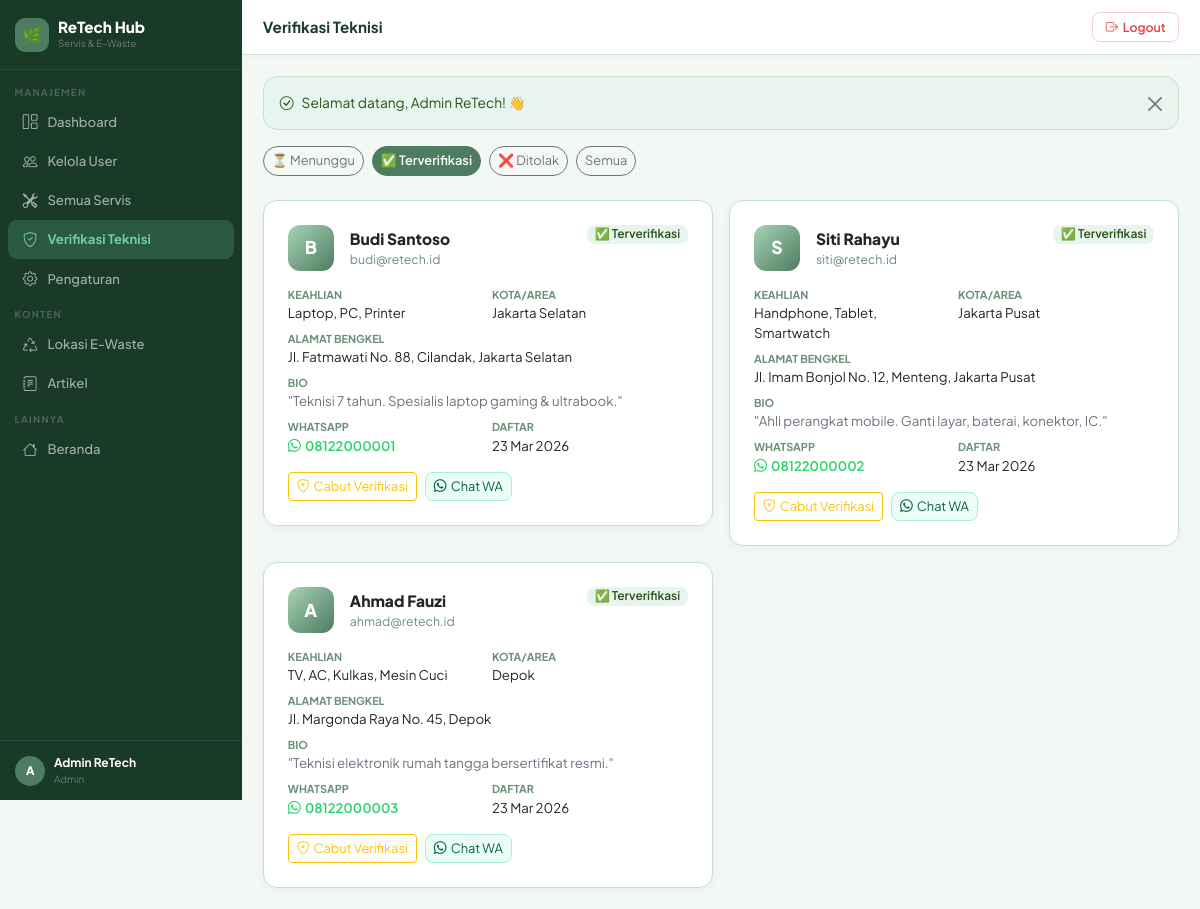
The app's page /admin/technician_verify.php?status=verified (signed in) with its own data.
### tables this page shows
CREATE TABLE IF NOT EXISTS users (
    id INT AUTO_INCREMENT PRIMARY KEY,
    name VARCHAR(255) NOT NULL,
    email VARCHAR(255) UNIQUE NOT NULL,
    password VARCHAR(255) NOT NULL,
    role ENUM('user','technician','admin') DEFAULT 'user',
    phone VARCHAR(20) NULL,
    address TEXT NULL,
    latitude DECIMAL(10,7) NULL,    
    longitude DECIMAL(10,7) NULL,
    created_at TIMESTAMP DEFAULT CURRENT_TIMESTAMP,
    updated_at TIMESTAMP DEFAULT CURRENT_TIMESTAMP ON UPDATE CURRENT_TIMESTAMP
);

CREATE TABLE IF NOT EXISTS technicians (
    id INT AUTO_INCREMENT PRIMARY KEY,
    user_id INT NOT NULL,
    keahlian VARCHAR(255) NOT NULL,
    lokasi VARCHAR(255) NOT NULL,          
    workshop_address TEXT NULL,            
    latitude DECIMAL(10,7) NULL,           
    longitude DECIMAL(10,7) NULL,          
    bio TEXT NULL,
    is_available TINYINT(1) DEFAULT 1,
    rating DECIMAL(2,1) DEFAULT 5.0,
    total_jobs INT DEFAULT 0,
    response_time INT DEFAULT 60,
    price_start INT DEFAULT 50000,
    is_verified TINYINT(1) DEFAULT 0,     
    verified_at TIMESTAMP NULL,
    reject_reason VARCHAR(255) NULL,      
    created_at TIMESTAMP DEFAULT CURRENT_TIMESTAMP,
    updated_at TIMESTAMP DEFAULT CURRENT_TIMESTAMP ON UPDATE CURRENT_TIMESTAMP,
    FOREIGN KEY (user_id) REFERENCES users(id) ON DELETE CASCADE
);

### admin/technician_verify.php (the view, shortened to what this page needs)
<?php
require_once __DIR__ . '/../includes/functions.php';
require_once __DIR__ . '/../includes/layout.php';
$pdo = getDB();
$filter = get('status', 'pending');
$whereMap = [
    'pending'  => 'WHERE t.is_verified = 0',
    'verified' => 'WHERE t.is_verified = 1',
    'rejected' => 'WHERE t.is_verified = 2',
    'all'      => '',
];
$where = $whereMap[$filter] ?? $whereMap['pending'];
$techs = $pdo->query("
    SELECT t.*,u.name,u.email,u.phone,u.created_at AS registered_at
    FROM technicians t
    JOIN users u ON t.user_id=u.id
    $where
    ORDER BY u.created_at DESC
")->fetchAll();
pageHeader('Verifikasi Teknisi', 'Verifikasi Teknisi');
?>
<div class="d-flex gap-2 flex-wrap mb-4 align-items-center">
    <?php foreach (['pending'=>'⏳ Menunggu','verified'=>'✅ Terverifikasi','rejected'=>'❌ Ditolak','all'=>'Semua'] as $k=>$lbl): ?>
    <a href="technician_verify.php?status=<?= $k ?>"
       class="btn btn-sm <?= $filter===$k?'btn-primary':'btn-outline-secondary' ?>"
       style="border-radius:50px;font-size:.8rem;">
        <?= $lbl ?>
    </a>
    <?php endforeach; ?>
</div>
<?php if (empty($techs)): ?>
<div class="card text-center py-5">
    <div class="card-body text-muted">
        <i class="bi bi-person-check display-4 d-block mb-3 opacity-25"></i>
        <h5><?= $filter === 'pending' ? 'Tidak ada teknisi yang menunggu verifikasi' : 'Tidak ada data' ?></h5>
    </div>
</div>
<?php else: ?>
<div class="row g-3">
<?php foreach ($techs as $t):
    $statusBg  = ['0'=>'#FFFBEB','1'=>'#E8F5EE','2'=>'#FFF1F2'][$t['is_verified']] ?? '#F4F8F5';
    $statusBdr = ['0'=>'#FDE68A','1'=>'#C5E0CF','2'=>'#FECDD3'][$t['is_verified']] ?? '#D0E8D8';
    $statusLabel = ['0'=>'⏳ Menunggu','1'=>'✅ Terverifikasi','2'=>'❌ Ditolak'][$t['is_verified']] ?? '-';
?>
<div class="col-lg-6">
<div class="card" style="border:1.5px solid <?= $statusBdr ?>;">
    <div class="card-body p-4">
        <div class="d-flex align-items-start justify-content-between mb-3">
            <div class="d-flex gap-3 align-items-center">
                <div style="width:46px;height:46px;background:linear-gradient(135deg,#A7D3B5,#4D7C5F);border-radius:12px;display:flex;align-items:center;justify-content:center;color:#fff;font-weight:800;font-size:1.1rem;flex-shrink:0;">
                    <?= strtoupper(substr($t['name']??'T',0,1)) ?>
                </div>
                <div>
                    <div style="font-weight:800;font-size:.97rem;"><?= e($t['name']??'') ?></div>
                    <div style="font-size:.77rem;color:var(--muted,#6B8F78);"><?= e($t['email']??'') ?></div>
                </div>
            </div>
            <span class="badge" style="background:<?= $statusBg ?>;color:<?= $t['is_verified']=='1'?'#2D5016':($t['is_verified']=='2'?'#9F1239':'#B45309') ?>;font-size:.75rem;border-radius:8px;">
                <?= $statusLabel ?>
            </span>
        </div>
        <div class="row g-2 mb-3" style="font-size:.83rem;">
            <div class="col-6">
                <div style="font-size:.68rem;font-weight:700;text-transform:uppercase;color:var(--muted,#6B8F78);">Keahlian</div>
                <div><?= e($t['keahlian']??'-') ?></div>
            </div>
            <div class="col-6">
                <div style="font-size:.68rem;font-weight:700;text-transform:uppercase;color:var(--muted,#6B8F78);">Kota/Area</div>
                <div><?= e($t['lokasi']??'-') ?></div>
            </div>
            <div class="col-12">
                <div style="font-size:.68rem;font-weight:700;text-transform:uppercase;color:var(--muted,#6B8F78);">Alamat Bengkel</div>
                <div><?= e($t['workshop_address']??'Belum diisi') ?></div>
            </div>
            <?php if ($t['bio']): ?>
            <div class="col-12">
                <div style="font-size:.68rem;font-weight:700;text-transform:uppercase;color:var(--muted,#6B8F78);">Bio</div>
                <div style="color:#6B7280;">"<?= e(limitStr($t['bio']??'',100)) ?>"</div>
            </div>
            <?php endif; ?>
            <div class="col-6">
                <div style="font-size:.68rem;font-weight:700;text-transform:uppercase;color:var(--muted,#6B8F78);">WhatsApp</div>
                <div>
                    <?php if ($t['phone']): ?>
                    <a href="https://wa.me/62<?= ltrim($t['phone'],'0') ?>?text=<?= urlencode('Halo '.$t['name'].', kami dari ReTech Hub ingin mengkonfirmasi pendaftaran teknisi Anda.') ?>"
                       target="_blank" style="color:#25D366;font-weight:600;text-decoration:none;font-size:.82rem;">
                        <i class="bi bi-whatsapp me-1"></i><?= e($t['phone']??'') ?>
                    </a>
                    <?php else: echo '<span style="color:#FECDD3;">Tidak ada</span>'; endif; ?>
                </div>
            </div>
            <div class="col-6">
                <div style="font-size:.68rem;font-weight:700;text-transform:uppercase;color:var(--muted,#6B8F78);">Daftar</div>
                <div><?= tglIndo($t['registered_at']) ?></div>
            </div>
        </div>
        <div class="d-flex gap-2 flex-wrap">
            <?php if ($t['is_verified'] == 0): ?>
            <form method="POST" class="m-0" onsubmit="return confirm('Verifikasi teknisi <?= e($t['name']??'') ?>?')">
                <?php csrfField(); ?>
                <input type="hidden" name="action" value="approve">
                <input type="hidden" name="tech_id" value="<?= $t['id'] ?>">
                <button class="btn btn-sm btn-success" style="font-size:.8rem;">
                    <i class="bi bi-check-circle me-1"></i>Verifikasi & Aktifkan
                </button>
            </form>
            <button class="btn btn-sm btn-danger" style="font-size:.8rem;"
                    onclick="showRejectForm(<?= $t['id'] ?>, '<?= e($t['name']??'') ?>')">
                <i class="bi bi-x-circle me-1"></i>Tolak
            </button>
            <?php elseif ($t['is_verified'] == 1): ?>
            <form method="POST" class="m-0" onsubmit="return confirm('Cabut verifikasi teknisi ini?')">
                <button class="btn btn-sm btn-outline-warning" style="font-size:.8rem;">
                    <i class="bi bi-shield-x me-1"></i>Cabut Verifikasi
                </button>
            </form>
            <?php endif; ?>
            <?php if ($t['phone']): ?>
            <a href="https://wa.me/62<?= ltrim($t['phone'],'0') ?>?text=<?= urlencode('Halo '.$t['name'].', kami dari ReTech Hub.') ?>"
               target="_blank" class="btn btn-sm" style="background:#ECFDF5;color:#065F46;border:1px solid #A7F3D0;font-size:.8rem;border-radius:8px;">
                <i class="bi bi-whatsapp me-1"></i>Chat WA
            </a>
            <?php endif; ?>
        </div>
    </div>
</div>
</div>
<?php endforeach; ?>
</div>
<?php endif; ?>
<?php pageFooter(); ?>

### includes/layout.php (shortened to what this page needs)
<?php
function pageHeader(string $title = 'Dashboard', string $pageTitle = ''): void {
    $user   = currentUser();
    $role   = $_SESSION['user_role'] ?? '';
    $active = $_SERVER['PHP_SELF'];
    $base   = BASE_URL;
?>
<!DOCTYPE html>
<html lang="id">
<head>
    <link href="https://cdn.jsdelivr.net/npm/bootstrap@5.3.2/dist/css/bootstrap.min.css" rel="stylesheet">
    <link href="https://cdn.jsdelivr.net/npm/bootstrap-icons@1.11.3/font/bootstrap-icons.min.css" rel="stylesheet">
</head>
<body>
<aside class="sidebar" id="sidebar">
    <div class="sb-brand">
        <div class="lbox">🌿</div>
        <div>
            <div class="bname">ReTech Hub</div>
            <div class="bsub">Servis &amp; E-Waste</div>
        </div>
    </div>
    <nav class="sb-nav">
        <?php if ($role === 'admin'): ?>
            <div class="sb-sec">Manajemen</div>
            <a href="<?= $base ?>/admin/dashboard.php" <?= str_contains($active,'admin/dashboard') ? 'class="active"' : '' ?>><i class="bi bi-grid-1x2"></i> Dashboard</a>
            <a href="<?= $base ?>/admin/users/index.php" <?= str_contains($active,'admin/users') ? 'class="active"' : '' ?>><i class="bi bi-people"></i> Kelola User</a>
            <a href="<?= $base ?>/admin/services.php" <?= str_contains($active,'admin/services') ? 'class="active"' : '' ?>><i class="bi bi-tools"></i> Semua Servis</a>
            <a href="<?= $base ?>/admin/technician_verify.php" <?= str_contains($active,'technician_verify') ? 'class="active"' : '' ?>><i class="bi bi-shield-check"></i> Verifikasi Teknisi</a>
            <a href="<?= $base ?>/admin/settings.php" <?= str_contains($active,'admin/settings') ? 'class="active"' : '' ?>><i class="bi bi-gear"></i> Pengaturan</a>
            <div class="sb-sec">Konten</div>
            <a href="<?= $base ?>/admin/ewaste/index.php" <?= str_contains($active,'admin/ewaste') ? 'class="active"' : '' ?>><i class="bi bi-recycle"></i> Lokasi E-Waste</a>
            <a href="<?= $base ?>/admin/articles/index.php" <?= str_contains($active,'admin/articles') ? 'class="active"' : '' ?>><i class="bi bi-journal-text"></i> Artikel</a>
        <?php endif; ?>
        <div class="sb-sec">Lainnya</div>
        <a href="<?= $base ?>/index.php"><i class="bi bi-house"></i> Beranda</a>
    </nav>
    <?php if ($user): ?>
    <div class="sb-user">
        <div class="av"><?= strtoupper(substr($user['name'] ?? 'U', 0, 1)) ?></div>
        <div>
            <div class="un"><?= htmlspecialchars($user['name'] ?? '') ?></div>
            <div class="ur"><?= ucfirst($role) ?></div>
        </div>
    </div>
    <?php endif; ?>
</aside>
<div class="main">
    <div class="topbar">
        <div class="d-flex align-items-center gap-2">
            <span class="ptitle"><?= htmlspecialchars($pageTitle ?: $title) ?></span>
        </div>
        <form method="POST" action="<?= $base ?>/logout.php" class="m-0">
            <button type="submit" class="btn-lo">
                <i class="bi bi-box-arrow-right"></i> Logout
            </button>
        </form>
    </div>
    <div class="page-body">
<?php
}
function pageFooter(): void {
    echo '</div></div>';
    echo '</body></html>';
}

### includes/layout.php (style rules this page uses)
:root { --sage: #4D7C5F; --sage-dk: #2D5016; --sage-lt: #E8F5EE; --sage-md: #C5E0CF; --mint: #6FCF9E; --forest: #1A3A28; --cream: #FAFDF8; --sand: #F4F8F5; --border: #D0E8D8; --txt: #1A3A28; --muted: #6B8F78; --white: #FFFFFF; --shadow: 0 2px 10px rgba(77,124,95,.08); --r: 14px; }
* { font-family: 'Plus Jakarta Sans', sans-serif; box-sizing: border-box; }
body { background: var(--sand); color: var(--txt); margin: 0; }
.sidebar { width: 242px; min-height: 100vh; background: var(--forest); position: fixed; top: 0; left: 0; z-index: 1000; display: flex; flex-direction: column; transition: transform .3s; }
.sb-brand { padding: 1.1rem .95rem; border-bottom: 1px solid rgba(255,255,255,.08); display: flex; align-items: center; gap: .55rem; }
.sb-brand .lbox { width: 34px; height: 34px; background: var(--sage); border-radius: 10px; display: flex; align-items: center; justify-content: center; font-size: 1rem; flex-shrink: 0; }
.sb-brand .bname { color: #fff; font-size: .95rem; font-weight: 800; line-height: 1.1; }
.sb-brand .bsub { color: rgba(255,255,255,.35); font-size: .61rem; }
.sb-nav { padding: .35rem 0; flex: 1; overflow-y: auto; }
.sb-sec { padding: .55rem .9rem .18rem; font-size: .6rem; font-weight: 700; text-transform: uppercase; letter-spacing: 1.3px; color: rgba(255,255,255,.22); }
.sb-nav a { display: flex; align-items: center; gap: .55rem; padding: .52rem .85rem; margin: .03rem .5rem; color: rgba(255,255,255,.6); text-decoration: none; font-size: .82rem; font-weight: 500; border-radius: 9px; transition: .15s; }
.sb-nav a i { font-size: .92rem; width: 17px; text-align: center; flex-shrink: 0; }
.sb-nav a.active { background: rgba(111,207,158,.2); color: var(--mint); font-weight: 700; }
.sb-nav a.active i { color: var(--mint); }
.sb-user { padding: .8rem .95rem; border-top: 1px solid rgba(255,255,255,.07); display: flex; align-items: center; gap: .55rem; }
.av { width: 30px; height: 30px; background: var(--sage); border-radius: 50%; display: flex; align-items: center; justify-content: center; color: #fff; font-weight: 800; font-size: .73rem; flex-shrink: 0; }
.un { color: #fff; font-size: .75rem; font-weight: 700; }
.ur { color: rgba(255,255,255,.32); font-size: .63rem; }
.main { margin-left: 242px; min-height: 100vh; }
.topbar { background: var(--white); padding: .78rem 1.3rem; border-bottom: 1px solid var(--border); display: flex; align-items: center; justify-content: space-between; position: sticky; top: 0; z-index: 100; box-shadow: 0 1px 4px rgba(77,124,95,.06); }
.ptitle { font-weight: 700; font-size: .95rem; color: var(--txt); margin: 0; }
.btn-lo { background: transparent; border: 1.5px solid #FECDD3; color: #E53E3E; border-radius: 8px; padding: .27rem .78rem; font-size: .77rem; font-weight: 600; cursor: pointer; transition: .15s; display: flex; align-items: center; gap: .3rem; }
.page-body { padding: 1.3rem; }
.card { border: 1px solid var(--border); border-radius: var(--r); box-shadow: var(--shadow); background: var(--white); }
.card-body { padding: 1.1rem; }
.btn-primary, .btn-primary:focus { background: var(--sage); border-color: var(--sage); color: #fff; font-weight: 600; }
.badge { font-weight: 600; border-radius: 6px; padding: .3em .65em; }

### records on screen
users: name "A", name "Admin ReTech"
technicians: user.name "B", user.name "Budi Santoso", user.email "budi@retech.id", is_verified "✅ Terverifikasi", keahlian "Laptop, PC, Printer", lokasi "Jakarta Selatan", workshop_address "Jl. Fatmawati No. 88, Cilandak, Jakarta Selatan", bio "Teknisi 7 tahun. Spesialis laptop gaming & ultrabook.", user.phone "08122000001", user.created_at "23 Mar 2026"
technicians: user.name "S", user.name "Siti Rahayu", user.email "siti@retech.id", is_verified "✅ Terverifikasi", keahlian "Handphone, Tablet, Smartwatch", lokasi "Jakarta Pusat", workshop_address "Jl. Imam Bonjol No. 12, Menteng, Jakarta Pusat", bio "Ahli perangkat mobile. Ganti layar, baterai, konektor, IC.", user.phone "08122000002", user.created_at "23 Mar 2026"
technicians: user.name "A", user.name "Ahmad Fauzi", user.email "ahmad@retech.id", is_verified "✅ Terverifikasi", keahlian "TV, AC, Kulkas, Mesin Cuci", lokasi "Depok", workshop_address "Jl. Margonda Raya No. 45, Depok", bio "Teknisi elektronik rumah tangga bersertifikat resmi.", user.phone "08122000003", user.created_at "23 Mar 2026"

### other values on screen
$role "Admin"
$pageTitle ?: $title "Verifikasi Teknisi"
$flash['msg'] "Selamat datang, Admin ReTech! 👋"
$lbl "⏳ Menunggu"
$lbl "✅ Terverifikasi"
$lbl "❌ Ditolak"
$lbl "Semua"
